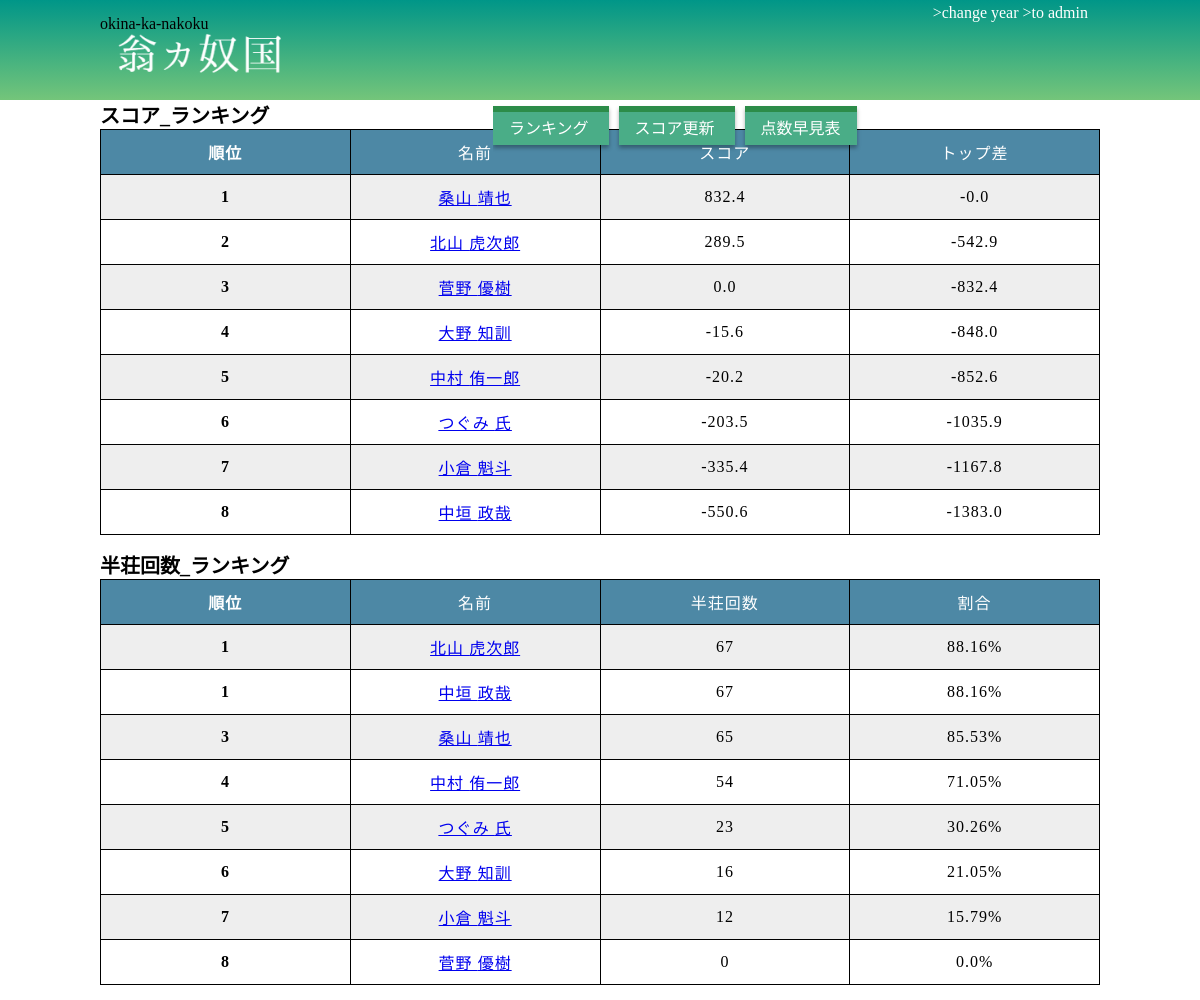
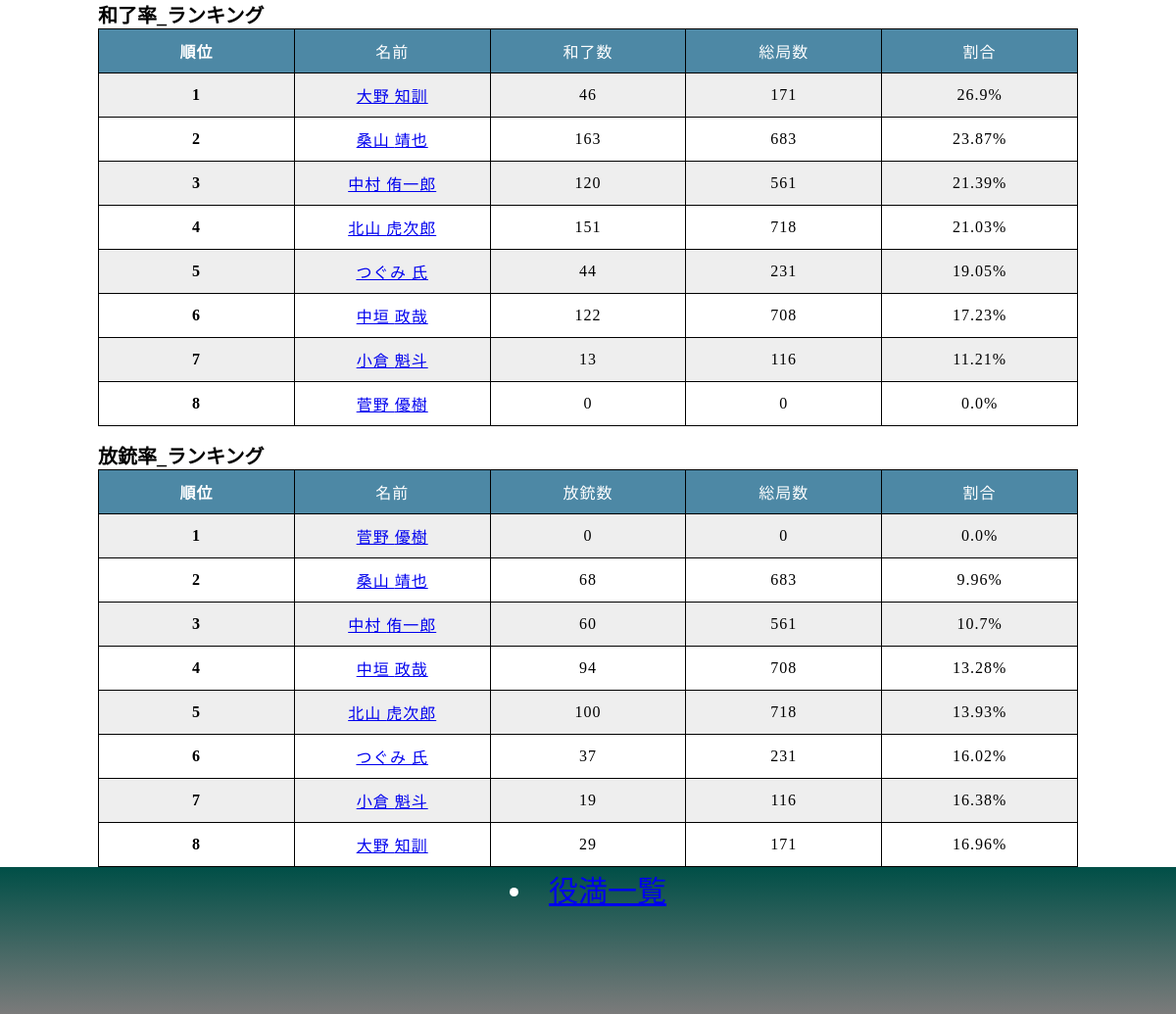
/mahjong/, run on the app's committed database (2 pictures, top to bottom).
### mahjong/models.py (models this page shows, shortened)
class UserMst(models.Model):
    user_id = models.CharField(primary_key=True, max_length=4)
    last_name = models.CharField(max_length=100)
    first_name = models.CharField(max_length=100)
    eng_last_name = models.CharField(null=True, max_length=100)
    eng_first_name = models.CharField(null=True, max_length=100)

class UserInfo(models.Model):
    year = models.IntegerField(null=False, default=2020)
    user_id = models.ForeignKey(UserMst, db_column='user_id', on_delete=models.DO_NOTHING, null=True)
    score_sum = models.DecimalField(max_digits=6,decimal_places=1,default=0.0)

### mahjong/views.py (the view)
# urls.py: path('', views.showRanking, name='showRanking'), # pythonanywhereでのホスト用
def showRanking(request):
    command = showRankingCommand.ShowRankingCommand()
    showRankingInfo = command.getShowRankingInfo(request)
    response = render(request, 'mahjong/score.html',
        {'users':showRankingInfo.users, 'usersHanso':showRankingInfo.usersHanso, 'usersHora':showRankingInfo.usersHora,
         'userHoju':showRankingInfo.userHoju})
    cookie = request.COOKIES.get(const.Const.Cookie.SELECT_YEAR)
    if cookie is None or len(cookie) == 0:
        cookie = datetime.datetime.now()
        response.set_cookie(const.Const.Cookie.SELECT_YEAR, str(cookie.year))
    return response

### mahjong/query/query.py (called while the page is built)
    def getUserMst():
        return UserMst.objects.all()

    def getUserInfoWhereYearOrderByScoreDesc(year):
        return UserInfo.objects.select_related().all().filter(year=year).order_by('-score_sum')

### mahjong/templates/mahjong/score.html (shortened to what this page needs)
{% load static %}
<link rel="stylesheet" type="text/css" href="{% static '/mahjong/css/style.css' %}">
<link rel="stylesheet" type="text/css" href="{% static '/mahjong/css/score.css' %}">
<!DOCTYPE html>
<html>
<head>
</head>
<body>
  <div id="wrapper">
    <div id="header">
      <div class="head">
        <div class="header-left">
          <div id="header-txt" class="title">
            <p>okina-ka-nakoku</p>
          </div>
          <a href="/mahjong/showRanking" class="title-img"></a>
        </div>
        <div class="header-topic">
          <div class="topic">
            <a href="/admin">>to admin</a>
          </div>
          <div class="topic">
            <a href="/mahjong/changeYear">>change year</a>
          </div>
        </div>
        <div class="header-right">
          <ul class="menulist">
            <li class="menu">
              <a href="/mahjong/showRanking" class="title-link">
                <span class="menu-text">
                  ランキング
                </span>
              </a>
            </li>
            <li class="menu">
              <a href="/mahjong/showScoreUpdate" class="title-link">
                <span class="menu-text">スコア更新</span>
              </a>
            </li>
            <li class="menu">
              <a href="/mahjong/scoreTable" class="title-link">
                <span class="menu-text">点数早見表</span>
              </a>
            </li>
          </ul>
        </div>
      </div>
    </div>
    <div class="main">
      <div class="score">
        <div class="rankTitle"><b>スコア_ランキング</b></div>
        <div class="table-area">
          <table class="score-table">
            <thead>
              <tr>
                <th>順位</th>
                <td>名前</td>
                <td>スコア</td>
                <td>トップ差</td>
              </tr>
            </thead>
            <tbody>
              {% if users %}
              {% for user in users %}
              <tr>
                <th>{{user.rank}}</th>
                <td><a href="{% url 'mahjong:showDetail' user.userId %}">{{user.lastName}} {{user.firstName}}</a></td>
                <td>{{user.scoreSum}}</td>
                <td>{{user.topDiff}}</td>
              </tr>
              {% endfor %}
              {% endif %}
            </tbody>
          </table>
        </div>
      </div>
      <div class="score">
        <div class="rankTitle"><b>半荘回数_ランキング</b></div>
        <div class="table-area">
          <table class="score-table">
            <thead>
              <tr>
                <th>順位</th>
                <td>名前</td>
                <td>半荘回数</td>
                <td>割合</td>
              </tr>
            </thead>
            <tbody>
              {% if usersHanso %}
              {% for user in usersHanso %}
              <tr>
                <th>{{user.rank}}</th>
                <td><a href="{% url 'mahjong:showDetail' user.userId %}">{{user.lastName}} {{user.firstName}}</a></td>
                <td>{{user.hansoSum}}</td>
                <td>{{user.percentage}}%</td>
              </tr>
              {% endfor %}
              {% endif %}
            </tbody>
          </table>
        </div>
      </div>
      <div class="score">
        <div class="rankTitle"><b>和了率_ランキング</b></div>
        <div class="table-area">
          <table class="score-table">
            <thead>
              <tr>
                <th class="rank">順位</th>
                <td class="name">名前</td>
                <td>和了数</td>
                <td>総局数</td>
                <td>割合</td>
              </tr>
            </thead>
            <tbody>
              {% if usersHora %}
              {% for user in usersHora %}
              <tr>
                <th>{{user.rank}}</th>
                <td><a href="{% url 'mahjong:showDetail' user.userId %}">{{user.lastName}} {{user.firstName}}</a></td>
                <td>{{user.horaCnt}}</td>
                <td>{{user.cnt}}</td>
                <td>{{user.percentage}}%</td>
              </tr>
              {% endfor %}
              {% endif %}
            </tbody>
          </table>
        </div>
      </div>
      <div class="score">
        <div class="rankTitle"><b>放銃率_ランキング</b></div>
        <div class="table-area">
          <table class="score-table">
            <thead>
              <tr>
                <th class="rank">順位</th>
                <td class="name">名前</td>
                <td>放銃数</td>
                <td>総局数</td>
                <td>割合</td>
              </tr>
            </thead>
            <tbody>
              {% if userHoju %}
              {% for user in userHoju %}
              <tr>
                <th>{{user.rank}}</th>
                <td><a href="{% url 'mahjong:showDetail' user.userId %}">{{user.lastName}} {{user.firstName}}</a></td>
                <td>{{user.horaCnt}}</td>
                <td>{{user.cnt}}</td>
                <td>{{user.percentage}}%</td>
              </tr>
              {% endfor %}
              {% endif %}
            </tbody>
          </table>
        </div>
      </div>
    </div>
    <div id="footer">
      <li class="navi">
        <a href="/mahjong/showYakuman" class="footer-link">役満一覧</a>
      </li>
    </div>
  </div>
</body>
</html>

### mahjong/static/mahjong/css/style.css (style rules this page uses)
html { height: 100%; }
body { width: 100%; height: 100%; margin: 0 auto; font-family: "'Hiragino Sans', 'HGPゴシックE','ヒラギノ角ゴ Pro W3','Hiragino Kaku Gothic Pro','メイリオ',Meiryo,'ＭＳ Ｐゴシック',sans-serif" }
#header { left: 0px; top: 0px; background: linear-gradient(#009688, #74c57a); height: 100px; width: 100%; float: left; display: block; }
.head { width: 1000px; margin: 0 auto; }
.header-left { float: left; width: 33.3%; height: 100px }
.title-img { display: block; width: 100%; height: 50px; background: url("../images/header-title-background.png") no-repeat; background-size: 202px auto; }
#header-txt > p { padding: 0px; margin-top: 15px; margin-bottom: 0px; }
.header-topic { width: 30%; float: right; padding-right: 10px; height: 55px; }
.topic { float: right; padding-top: 0.8%; padding-right: 0; text-align: right; color: white; margin: 2px; height: 40%; }
.topic > a { color: white; text-decoration: none; }
.header-right { float: left; width: 60%; height: 100% }
.menulist { height: 40px; display: block; width: 480px; padding-top: 60px; padding-left: 0px; margin: 0px auto; overflow: hidden; }
.menu { padding-top: 100px; padding-right: 10px; margin-top: 50px; height: 100px; width: 100px; display: inline; top: 20px; }
.title-link { padding: 0.5em 1em; margin: 2em 0; color: #26e260; background: #4aad87; border-top: solid 6px #2c8c49; box-shadow: 0 3px 4px rgba(0, 0, 0, 0.32); text-decoration: none; }
.menu-text { color: white; }
#footer { left: 0px; top: 0px; background: linear-gradient(#004f47, #7b7b7b); height: 150px; width: 100%; display: block; position: relative; text-align: center; font-size: 30px; color: white; margin-top: auto; bottom: 0; clear: both; color: white; }

### mahjong/static/mahjong/css/score.css (style rules this page uses)
div { display:block; }
b { font-size:20px; }
.rankTitle { clear: both; margin: 0 auto; margin-top: 15px; font-size: 20px; }
.score { display:block; width:1000px; margin:0 auto; clear:both; }
.score-table { width:100%; padding:0px; }
table { width: 1000px; border-collapse: collapse; border-spacing: 1px; margin: 0 auto; padding-top: 100px; letter-spacing: 1px; }
tbody { top: 100px; }
thead { background-color: #4d88a5; color: white; }
table th, table td { padding: 10px 0; text-align: center; width: 10%; border-bottom: 1px solid #000000; border-right: 1px solid #000000; }
tbody tr:nth-child(odd) { background-color: #eee }
tr { border-top: 1px solid #000000; border-bottom: 1px solid #000000; border-right: 1px solid #000000; border-left: 1px solid #000000; }

### data on the page
UserMst: lastName "桑山", firstName "靖也", lastName "桑山", firstName "靖也", lastName "桑山", firstName "靖也", lastName "桑山", firstName "靖也"
UserInfo: scoreSum "832.4"
UserMst: lastName "北山", firstName "虎次郎", lastName "北山", firstName "虎次郎", lastName "北山", firstName "虎次郎", lastName "北山", firstName "虎次郎"
UserInfo: scoreSum "289.5"
UserMst: lastName "菅野", firstName "優樹", lastName "菅野", firstName "優樹", lastName "菅野", firstName "優樹", lastName "菅野", firstName "優樹"
UserInfo: scoreSum "0.0"
UserMst: lastName "大野", firstName "知訓", lastName "大野", firstName "知訓", lastName "大野", firstName "知訓", lastName "大野", firstName "知訓"
UserInfo: scoreSum "-15.6"
UserMst: lastName "中村", firstName "侑一郎", lastName "中村", firstName "侑一郎", lastName "中村", firstName "侑一郎", lastName "中村", firstName "侑一郎"
UserInfo: scoreSum "-20.2"
UserMst: lastName "つぐみ", lastName "つぐみ", lastName "つぐみ", lastName "つぐみ"
UserInfo: scoreSum "-203.5"
UserMst: lastName "小倉", firstName "魁斗", lastName "小倉", firstName "魁斗", lastName "小倉", firstName "魁斗", lastName "小倉", firstName "魁斗"
UserInfo: scoreSum "-335.4"
UserMst: lastName "中垣", firstName "政哉", lastName "中垣", firstName "政哉", lastName "中垣", firstName "政哉", lastName "中垣", firstName "政哉"
UserInfo: scoreSum "-550.6"

### other printed values
{{ user.rank }} "1" "2" "3" "4" "5" "6" "7" "8"
{{ user.topDiff }} "-0.0" "-542.9" "-832.4" "-848.0" "-852.6" "-1035.9" "-1167.8" "-1383.0"
{{ user.firstName }} "氏"
{{ user.rank }} "1" "1" "3" "4" "5" "6" "7" "8"
{{ user.hansoSum }} "67" "67" "65" "54" "23" "16" "12" "0"
{{ user.percentage }} "88.16" "88.16" "85.53" "71.05" "30.26" "21.05" "15.79" "0.0"
{{ user.horaCnt }} "46" "163" "120" "151" "44" "122" "13" "0"
{{ user.cnt }} "171" "683" "561" "718" "231" "708" "116" "0"
{{ user.percentage }} "26.9" "23.87" "21.39" "21.03" "19.05" "17.23" "11.21" "0.0"
{{ user.horaCnt }} "0" "68" "60" "94" "100" "37" "19" "29"
{{ user.cnt }} "0" "683" "561" "708" "718" "231" "116" "171"
{{ user.percentage }} "0.0" "9.96" "10.7" "13.28" "13.93" "16.02" "16.38" "16.96"
